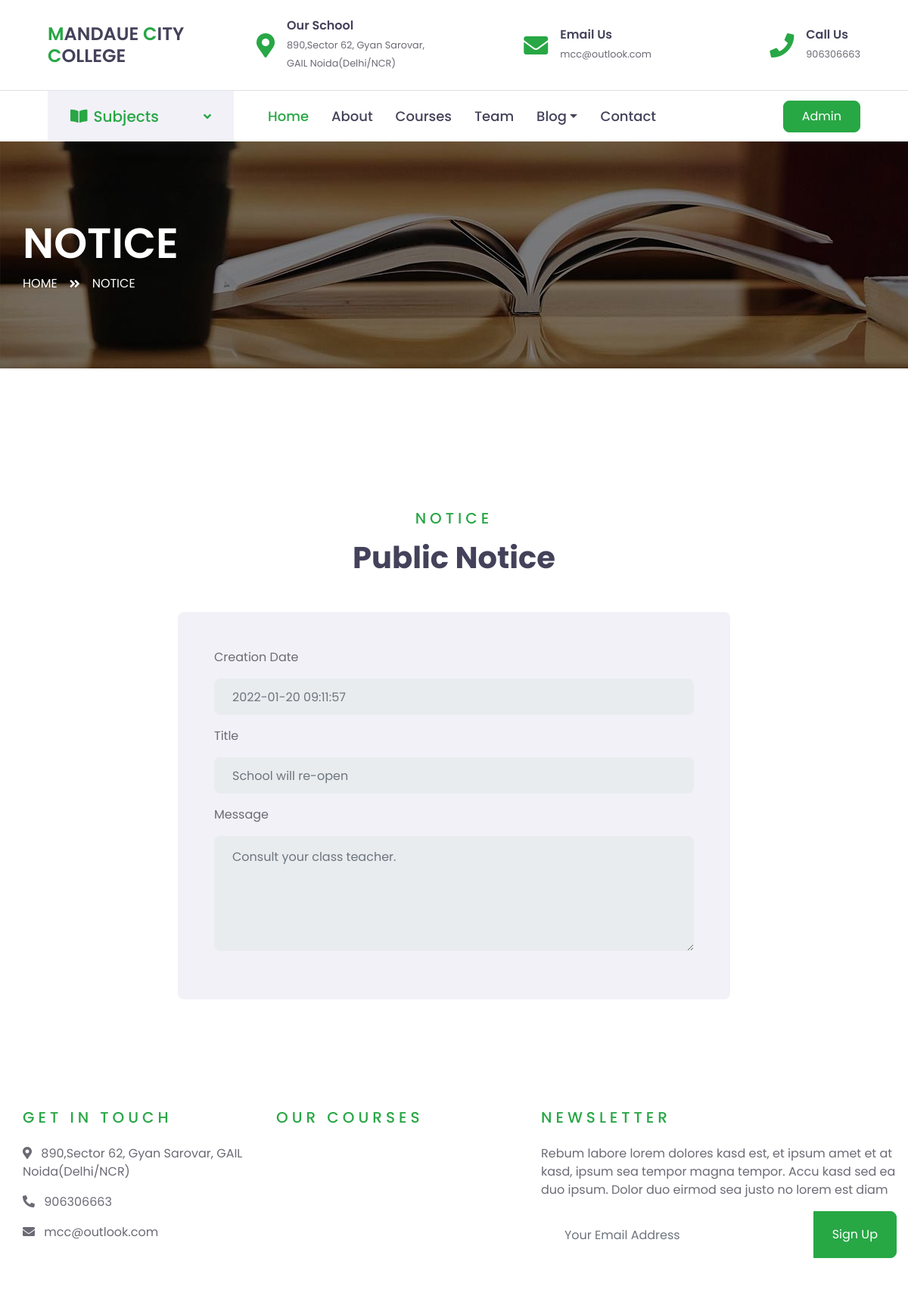
/g&cms-mcc/view-public-notice1.php?viewid=1, run on the app's committed database.
### tables this page shows
CREATE TABLE `tblpage` (
  `ID` int NOT NULL,
  `PageType` varchar(200) DEFAULT NULL,
  `PageTitle` mediumtext,
  `PageDescription` mediumtext,
  `Email` varchar(200) DEFAULT NULL,
  `MobileNumber` bigint DEFAULT NULL,
  `UpdationDate` date DEFAULT NULL
);

CREATE TABLE `tblpublicnotice` (
  `ID` int NOT NULL,
  `NoticeTitle` varchar(200) DEFAULT NULL,
  `NoticeMessage` mediumtext,
  `CreationDate` timestamp NULL DEFAULT CURRENT_TIMESTAMP
);

### g&cms-mcc/view-public-notice1.php (the view, shortened to what this page needs)
<?php
include('includes/dbconnection.php');
?>
<!DOCTYPE html>
<html lang="en">
<head>
    <link href="https://cdnjs.cloudflare.com/ajax/libs/font-awesome/5.10.0/css/all.min.css" rel="stylesheet">
    <link href="lib/owlcarousel/assets/owl.carousel.min.css" rel="stylesheet">
    <link href="css-page/style.css" rel="stylesheet">
</head>
<body>
    <?php include_once('includes/header1.php'); ?>
    <div class="container-fluid page-header" style="margin-bottom: 90px;">
        <div class="container">
            <div class="d-flex flex-column justify-content-center" style="min-height: 300px">
                <h3 class="display-4 text-white text-uppercase">Notice</h3>
                <div class="d-inline-flex text-white">
                    <p class="m-0 text-uppercase"><a class="text-white" href="">Home</a></p>
                    <i class="fa fa-angle-double-right pt-1 px-3"></i>
                    <p class="m-0 text-uppercase">Notice</p>
                </div>
            </div>
        </div>
    </div>
    <div class="container-fluid py-5">
        <div class="container py-5">
            <div class="text-center mb-5">
                <h5 class="text-primary text-uppercase mb-3" style="letter-spacing: 5px;">Notice</h5>
                <h1>Public Notice</h1>
            </div>
            <div class="row justify-content-center">
                <div class="col-lg-8">
                    <div class="contact-form bg-secondary rounded p-5">
                        <form name="sentMessage" id="contactForm" novalidate="novalidate" method="post"
                            action="mail/contact-process.php">
                            <?php
                            $vid   = $_GET['viewid'];
                            $sql   = "SELECT * from tblpublicnotice where ID=:vid";
                            $query = $dbh->prepare($sql);
                            $query->bindParam(':vid', $vid, PDO::PARAM_STR);
                            $query->execute();
                            $results = $query->fetchAll(PDO::FETCH_OBJ);
                            if ($query->rowCount() > 0) {
                                foreach ($results as $row) { ?>
                                    <div class="control-group">
                                        <p>Creation Date</p>
                                        <input type="text" class="form-control border-0 p-4" id="name" name="name"
                                            placeholder="<?php echo $row->CreationDate; ?>" required="required"
                                            data-validation-required-message="Please enter your name" readonly="true" />
                                    </div>
                                    <div class="control-group">
                                        <p>Title</p>
                                        <input type="text" class="form-control border-0 p-4" id="name" name="name"
                                            placeholder="<?php echo $row->NoticeTitle; ?>" required="required"
                                            data-validation-required-message="Please enter your name" readonly="true" />
                                    </div>
                                    <div class="control-group">
                                        <p>Message</p>
                                        <textarea class="form-control border-0 py-3 px-4" rows="5" id="message" name="message"
                                            placeholder="<?php echo $row->NoticeMessage; ?>" required="required"
                                            readonly="true"></textarea>
                                    </div>
                                    <?php $cnt = $cnt + 1;
                                }
                            } ?>
                        </form>
                    </div>
                </div>
            </div>
        </div>
    </div>
    <?php include_once('includes/footer1.php'); ?>
</body>
</html>

### g&cms-mcc/includes/header1.php (shortened to what this page needs)
<div class="container-fluid d-none d-lg-block">
    <div class="row align-items-center py-4 px-xl-5">
        <div class="col-lg-3">
            <a href="" class="text-decoration-none">
                <h4 class="m-0"><span class="text-primary">M</span>ANDAUE <span class="text-primary">C</span>ITY
                    <span class="text-primary">C</span>OLLEGE
                </h4>
            </a>
        </div>
        <div class="col-lg-3 text-right">
            <?php
            $sql   = "SELECT * from tblpage where PageType='contactus'";
            $query = $dbh->prepare($sql);
            $query->execute();
            $results = $query->fetchAll(PDO::FETCH_OBJ);
            if ($query->rowCount() > 0) {
                foreach ($results as $row) {
                    ?>
            <div class="d-inline-flex align-items-center">
                <i class="fa fa-2x fa-map-marker-alt text-primary mr-3"></i>
                <div class="text-left">
                    <h6 class="font-weight-semi-bold mb-1">Our School</h6>
                    <small>
                        <?php echo htmlentities($row->PageDescription); ?>
                    </small>
                </div>
            </div>
        </div>
        <div class="col-lg-3 text-right">
            <div class="d-inline-flex align-items-center">
                <i class="fa fa-2x fa-envelope text-primary mr-3"></i>
                <div class="text-left">
                    <h6 class="font-weight-semi-bold mb-1">Email Us</h6>
                    <small>
                        <?php echo htmlentities($row->Email); ?>
                    </small>
                </div>
            </div>
        </div>
        <div class="col-lg-3 text-right">
            <div class="d-inline-flex align-items-center">
                <i class="fa fa-2x fa-phone text-primary mr-3"></i>
                <div class="text-left">
                    <h6 class="font-weight-semi-bold mb-1">Call Us</h6>
                    <small>
                        <?php echo htmlentities($row->MobileNumber); ?>
                    </small>
                    <?php $cnt = $cnt + 1;
                }
            } ?>
                </div>
            </div>
        </div>
    </div>
</div>
<div class="container-fluid">
    <div class="row border-top px-xl-5">
        <div class="col-lg-3 d-none d-lg-block">
            <a class="d-flex align-items-center justify-content-between bg-secondary w-100 text-decoration-none"
                data-toggle="collapse" href="#navbar-vertical" style="height: 67px; padding: 0 30px;">
                <h5 class="text-primary m-0"><i class="fa fa-book-open mr-2"></i>Subjects</h5>
                <i class="fa fa-angle-down text-primary"></i>
            </a>
        </div>
        <div class="col-lg-9">
            <nav class="navbar navbar-expand-lg bg-light navbar-light py-3 py-lg-0 px-0">
                <div class="collapse navbar-collapse justify-content-between" id="navbarCollapse">
                    <div class="navbar-nav py-0">
                        <a href="index1.php" class="nav-item nav-link active">Home</a>
                        <a href="about.php" class="nav-item nav-link">About</a>
                        <a href="course.html" class="nav-item nav-link">Courses</a>
                        <a href="team.php" class="nav-item nav-link">Team</a>
                        <div class="nav-item dropdown">
                            <a href="#" class="nav-link dropdown-toggle" data-toggle="dropdown">Blog</a>
                        </div>
                        <a href="contact1.php" class="nav-item nav-link">Contact</a>
                    </div>
                    <a class="btn btn-primary py-2 px-4 ml-auto d-none d-lg-block" href="admin/login.php">Admin</a>
                </div>
            </nav>
        </div>
    </div>
</div>

### g&cms-mcc/includes/footer1.php (shortened to what this page needs)
<div class="row pt-5">
    <div class="col-lg-7 col-md-12">
        <div class="row">
            <div class="col-md-6 mb-5">
                <?php
                    $sql   = "SELECT * from tblpage where PageType='contactus'";
                    $query = $dbh->prepare($sql);
                    $query->execute();
                    $results = $query->fetchAll(PDO::FETCH_OBJ);
                    if ($query->rowCount() > 0) {
                        foreach ($results as $row) { ?>
                <h5 class="text-primary text-uppercase mb-4" style="letter-spacing: 5px;">Get In Touch</h5>
                <p><i class="fa fa-map-marker-alt mr-2"></i>
                    <?php echo htmlentities($row->PageDescription); ?>
                </p>
                <p><i class="fa fa-phone-alt mr-2"></i>
                    <?php echo htmlentities($row->MobileNumber); ?>
                </p>
                <p><i class="fa fa-envelope mr-2"></i>
                    <?php echo htmlentities($row->Email); ?>
                </p>
                <?php $cnt = $cnt + 1;
                        }
                    } ?>
                <div class="d-flex justify-content-start mt-4">
                    <a class="btn btn-outline-light btn-square mr-2" href="#"><i class="fab fa-twitter"></i></a>
                    <a class="btn btn-outline-light btn-square mr-2" href="#"><i class="fab fa-facebook-f"></i></a>
                    <a class="btn btn-outline-light btn-square mr-2" href="#"><i class="fab fa-linkedin-in"></i></a>
                    <a class="btn btn-outline-light btn-square" href="#"><i class="fab fa-instagram"></i></a>
                </div>
            </div>
            <div class="col-md-6 mb-5">
                <h5 class="text-primary text-uppercase mb-4" style="letter-spacing: 5px;">Our Courses</h5>
                <div class="d-flex flex-column justify-content-start">
                    <a class="text-white mb-2" href="#"><i class="fa fa-angle-right mr-2"></i>Web Design</a>
                    <a class="text-white mb-2" href="#"><i class="fa fa-angle-right mr-2"></i>Apps Design</a>
                    <a class="text-white mb-2" href="#"><i class="fa fa-angle-right mr-2"></i>Marketing</a>
                    <a class="text-white mb-2" href="#"><i class="fa fa-angle-right mr-2"></i>Research</a>
                    <a class="text-white" href="#"><i class="fa fa-angle-right mr-2"></i>SEO</a>
                </div>
            </div>
        </div>
    </div>
    <div class="col-lg-5 col-md-12 mb-5">
        <h5 class="text-primary text-uppercase mb-4" style="letter-spacing: 5px;">Newsletter</h5>
        <p>Rebum labore lorem dolores kasd est, et ipsum amet et at kasd, ipsum sea tempor magna tempor. Accu
            kasd sed ea duo ipsum. Dolor duo eirmod sea justo no lorem est diam</p>
        <div class="w-100">
            <div class="input-group">
                <input type="text" class="form-control border-light" style="padding: 30px;"
                    placeholder="Your Email Address">
                <div class="input-group-append">
                    <button class="btn btn-primary px-4">Sign Up</button>
                </div>
            </div>
        </div>
    </div>

### data on the page
tblpage: PageDescription "890,Sector 62, Gyan Sarovar, GAIL Noida(Delhi/NCR)", Email "mcc@outlook.com", MobileNumber "906306663"
tblpublicnotice: name "2022-01-20 09:11:57", name "School will re-open", message "Consult your class teacher."
